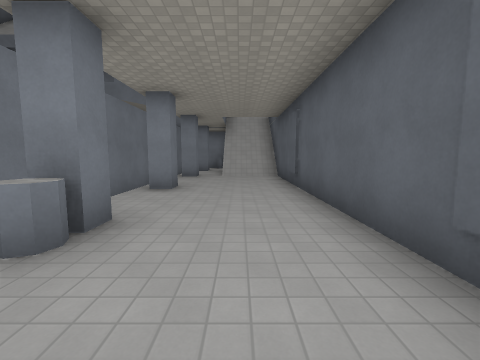
[1] (above)

16 first-person views from a walk through a 3-D level made in the Godot game engine. The camera is 1.5 m above the floor, tilts 6° down and sees 90° across. The floor is counted in squares, 2 m on a side. Each view is taken from the middle of a square. On the plan, view 1 faces up. The plan holds only what a view shows up to about 9 squares ahead; the rest is blank. The place goes on beyond the plan. Characters and animated objects are not drawn. Surface patterns are stand-ins for the level's own textures.

[2]
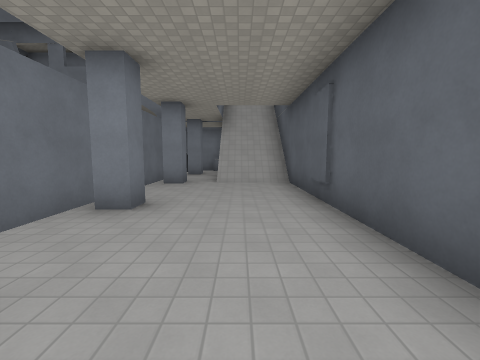

[3]
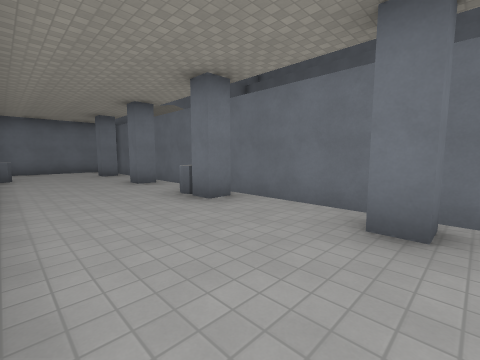

[4]
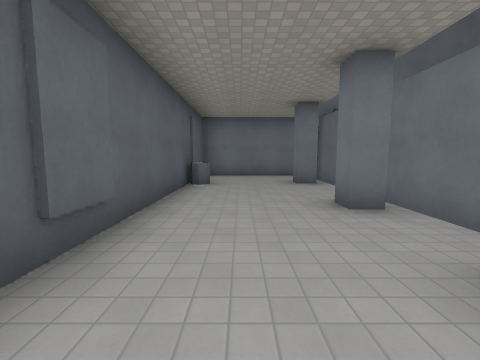

[5]
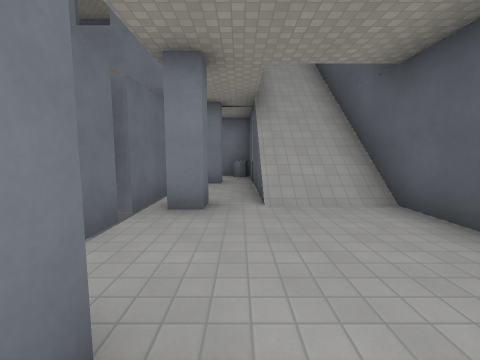

[6]
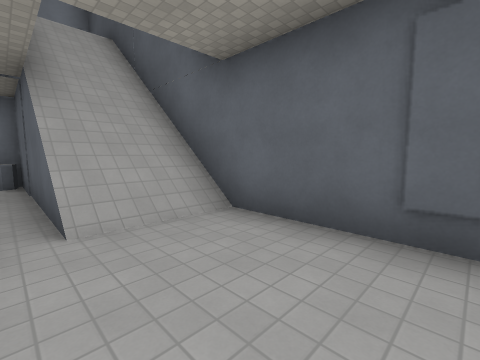

[7]
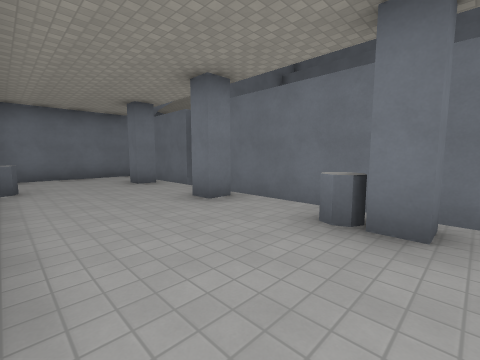

[8]
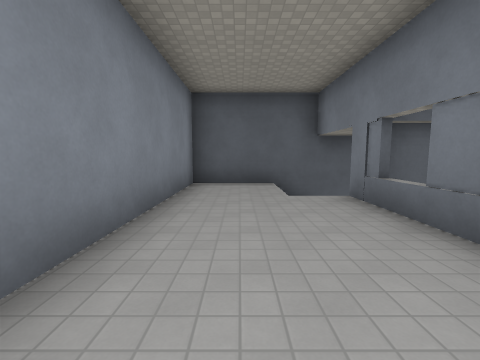

[9]
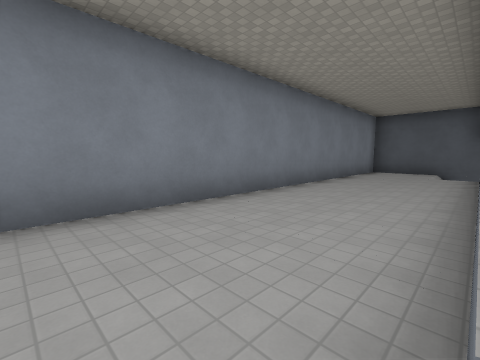

[10]
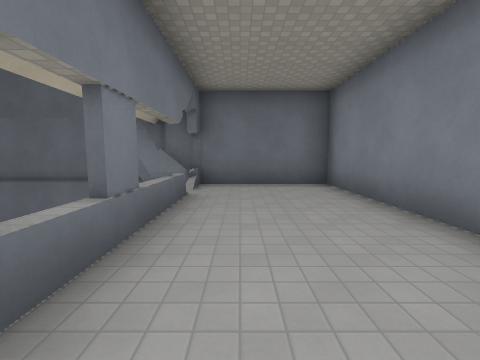

[11]
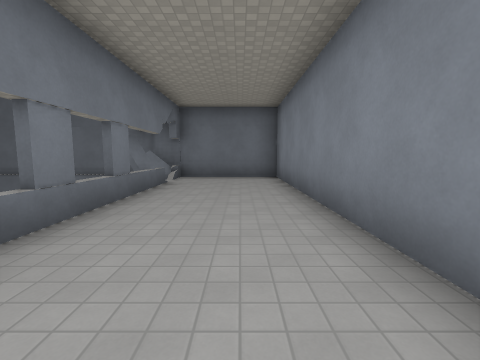

[12]
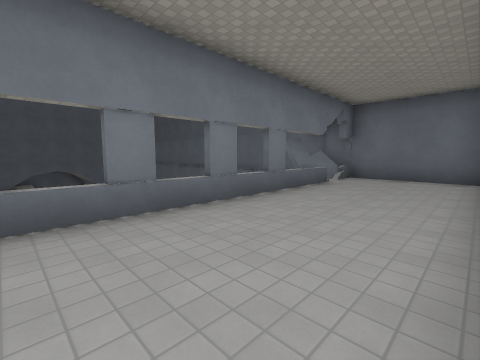

[13]
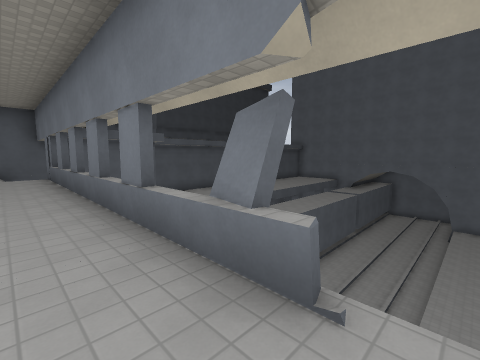

[14]
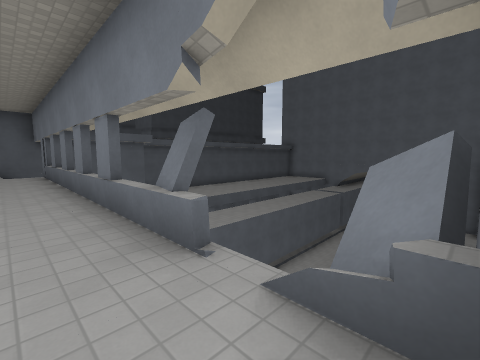

[15]
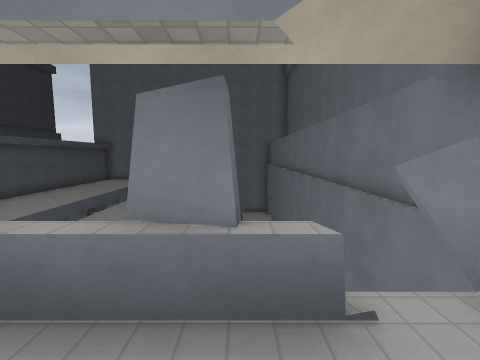

[16]
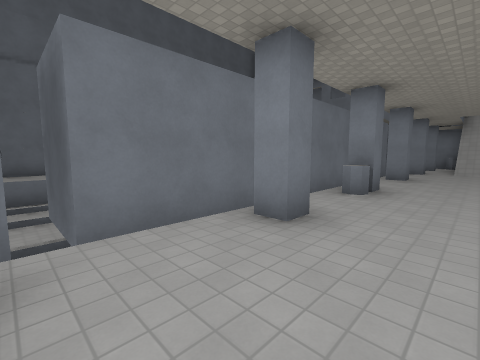

### Floor plan
Key: @ floor where view 1 was taken; # wall or solid block; . main floor; : floor 7.5 m higher than the main floor; / step, stairs or slope; ^ raised ledge; v drop or lower ground.
Columns run from 12 left of view 1 to 2 right of it. Each row starts with its distance up from view 1.
 16 ###############
 15 #:::::::::::::#
 14 #:::::::::::::#
 13 #:::::::::////#
 12 ##:#^#vv#v##//#
 11  #v     v#..//#
 10  v       #..//#
  9  v       ##.//#
  8  v     v #....#
  7  v     v #....#
  6  v       ##...#
  5  vvv     #....#
  4  vvvvv   #....#
  3   vvv    #....#
  2   vv     #^...#
  1   v      #....#
  0          ##.@.#
 -1          #....#
 -2 ##vvvvvv##....#
 -3 #vvvvvvv ##..^#
 -4          #....#
 -5          #....#
 -6          ######

Where each view was taken, in squares from view 1:
view 1: 0 up, 0 right, facing up
view 2: 2 up, 0 right, facing up
view 3: 6 up, 1 right, facing down-left
view 4: 3 up, 0 right, facing down
view 5: 5 up, 1 left, facing up
view 6: 6 up, 1 left, facing up-right
view 7: 3 up, 1 right, facing down-left
view 8: 14 up, 5 left, facing right
view 9: 12 up, 10 left, facing up-right
view 10: 13 up, 5 left, facing left
view 11: 14 up, 3 left, facing left
view 12: 15 up, 3 left, facing down-left
view 13: 13 up, 10 left, facing down-right
view 14: 13 up, 11 left, facing down-right
view 15: 13 up, 9 left, facing down
view 16: 3 down, 0 right, facing up-left
